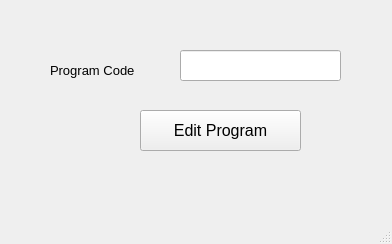
<?xml version="1.0" encoding="UTF-8"?>
<ui version="4.0">
 <class>editProgramWindow1</class>
 <widget class="QMainWindow" name="editProgramWindow1">
  <property name="geometry">
   <rect>
    <x>0</x>
    <y>0</y>
    <width>392</width>
    <height>244</height>
   </rect>
  </property>
  <property name="windowTitle">
   <string>Edit Program</string>
  </property>
  <widget class="QWidget" name="centralwidget">
   <widget class="QLineEdit" name="programEdit">
    <property name="geometry">
     <rect>
      <x>180</x>
      <y>50</y>
      <width>161</width>
      <height>31</height>
     </rect>
    </property>
    <property name="font">
     <font>
      <pointsize>10</pointsize>
     </font>
    </property>
   </widget>
   <widget class="QPushButton" name="editingProgram">
    <property name="geometry">
     <rect>
      <x>140</x>
      <y>110</y>
      <width>161</width>
      <height>41</height>
     </rect>
    </property>
    <property name="font">
     <font>
      <pointsize>12</pointsize>
     </font>
    </property>
    <property name="text">
     <string>Edit Program</string>
    </property>
   </widget>
   <widget class="QLabel" name="label">
    <property name="geometry">
     <rect>
      <x>50</x>
      <y>60</y>
      <width>111</width>
      <height>21</height>
     </rect>
    </property>
    <property name="font">
     <font>
      <pointsize>10</pointsize>
     </font>
    </property>
    <property name="text">
     <string>Program Code</string>
    </property>
   </widget>
  </widget>
  <widget class="QMenuBar" name="menubar">
   <property name="geometry">
    <rect>
     <x>0</x>
     <y>0</y>
     <width>392</width>
     <height>26</height>
    </rect>
   </property>
  </widget>
  <widget class="QStatusBar" name="statusbar"/>
 </widget>
 <resources/>
 <connections/>
</ui>
